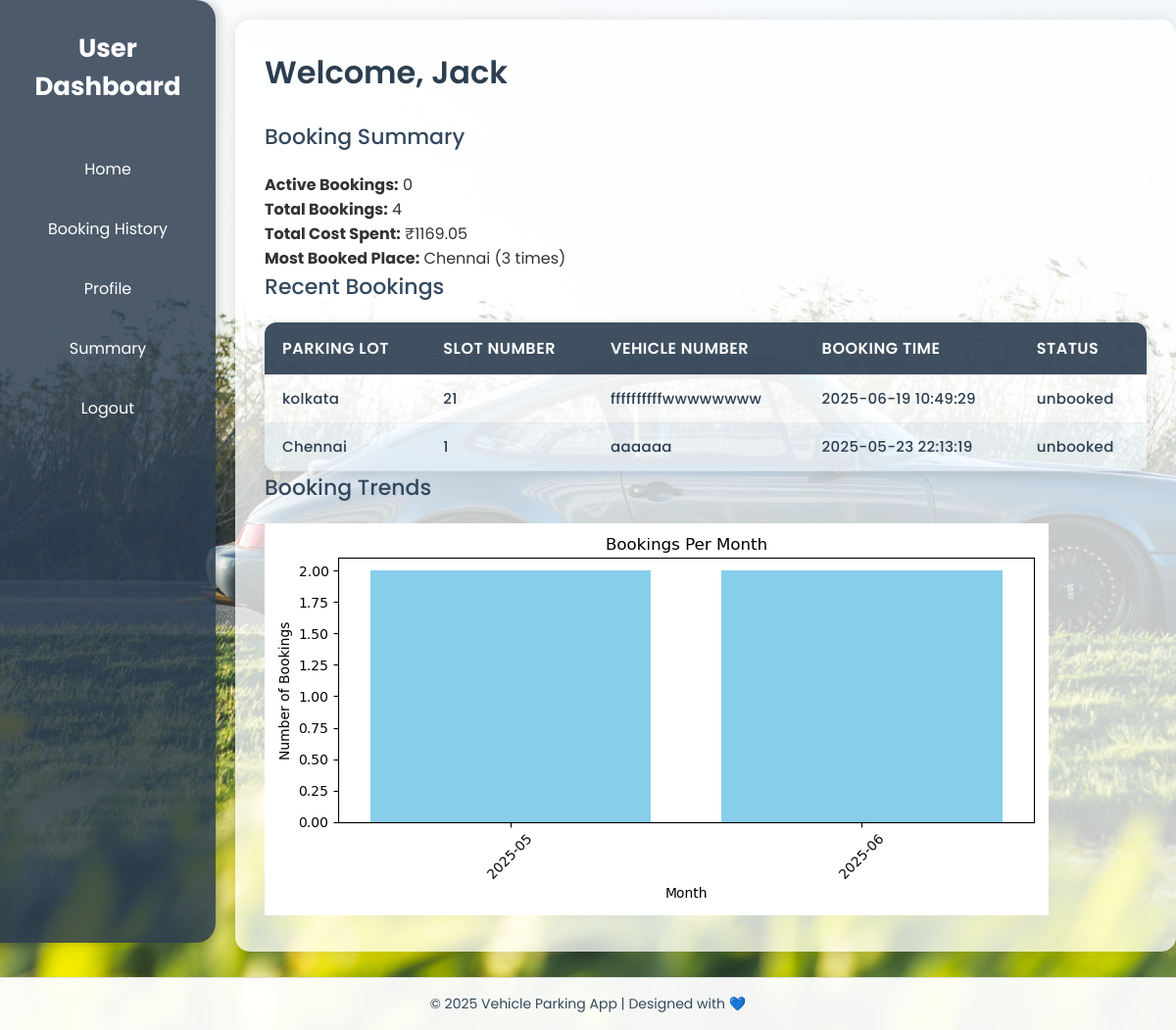
Screenshot of /summery/a with the database file from the repository.
### tables this page shows
CREATE TABLE users (
            id INTEGER PRIMARY KEY AUTOINCREMENT,
            email TEXT NOT NULL,
            username TEXT NOT NULL,
            password TEXT NOT NULL,
            fullname TEXT NOT NULL,
            address TEXT NOT NULL,
            pincode TEXT NOT NULL,
            slot_id INTEGER
        );

CREATE TABLE parking_bookings (
            id INTEGER PRIMARY KEY AUTOINCREMENT,
            slot_id INTEGER NOT NULL,
            lot_id INTEGER NOT NULL,
            user_id INTEGER NOT NULL,
            vehicle_number TEXT NOT NULL,
            location_name TEXT,
            status TEXT NOT NULL DEFAULT 'booked',
            booking_time TIMESTAMP DEFAULT (datetime('now', '+5 hours', '30 minutes')),
            unbooking_time TIMESTAMP,
            total_cost REAL,
            FOREIGN KEY (slot_id) REFERENCES parking_slots(id),
            FOREIGN KEY (lot_id) REFERENCES parking_lots(id),
            FOREIGN KEY (user_id) REFERENCES users(id)
        );

CREATE TABLE parking_slots (
            id INTEGER PRIMARY KEY AUTOINCREMENT,
            parking_lot_id INTEGER NOT NULL,
            slot_number INTEGER NOT NULL,
            status TEXT NOT NULL DEFAULT 'available',
            FOREIGN KEY (parking_lot_id) REFERENCES parking_lots(id)
        );

### app.py (the view)
@app.route('/summery/<username>')
def user_summery(username):
    user = get_user_from_db(username)
    if not user:
        return "User not found", 404
    conn = get_db()
    try:
        active_bookings = conn.execute('''
            SELECT * FROM parking_bookings
            WHERE user_id = ? AND status = 'booked'
        ''', (user['id'],)).fetchall()
        total_bookings = conn.execute('''
            SELECT COUNT(*) as count FROM parking_bookings
            WHERE user_id = ?
        ''', (user['id'],)).fetchone()['count']
        recent_bookings = conn.execute('''
            SELECT pb.id, pb.location_name, ps.slot_number, pb.vehicle_number,
                   strftime('%Y-%m-%d %H:%M:%S', pb.booking_time) AS booking_time,
                   pb.status
            FROM parking_bookings pb
            JOIN parking_slots ps ON pb.slot_id = ps.id
            WHERE pb.user_id = ?
            ORDER BY pb.booking_time DESC
            LIMIT 5
        ''', (user['id'],)).fetchall()
        total_cost = conn.execute('''
            SELECT SUM(total_cost) as total
            FROM parking_bookings
            WHERE user_id = ? AND total_cost IS NOT NULL
        ''', (user['id'],)).fetchone()['total'] or 0.0
        most_booked = conn.execute('''
            SELECT pb.location_name, COUNT(*) as count
            FROM parking_bookings pb
            WHERE pb.user_id = ?
            GROUP BY pb.location_name
            ORDER BY count DESC
            LIMIT 1
        ''', (user['id'],)).fetchone()
        most_booked_place = most_booked['location_name'] if most_booked else "None"
        most_booked_count = most_booked['count'] if most_booked else 0
        chart_path = None
        if plt is not None:
            try:
                bookings_per_month = conn.execute('''
                    SELECT strftime('%Y-%m', booking_time) as month, COUNT(*) as count
                    FROM parking_bookings
                    WHERE user_id = ?
                    GROUP BY month
                    ORDER BY month
                ''', (user['id'],)).fetchall()
                if bookings_per_month:  # Only generate chart if there is data
                    months = [row['month'] for row in bookings_per_month]
                    counts = [row['count'] for row in bookings_per_month]
                    plt.figure(figsize=(8, 4))
                    plt.bar(months, counts, color='skyblue')
                    plt.title('Bookings Per Month')
                    plt.xlabel('Month')
                    plt.ylabel('Number of Bookings')
                    plt.xticks(rotation=45)
                    plt.tight_layout()
                    chart_path = f'static/charts/bookings_{username}.png'
                    os.makedirs(os.path.dirname(chart_path), exist_ok=True)
                    plt.savefig(chart_path)
                    plt.close()
                    logger.info(f"Chart generated and saved to {chart_path}")
                else:
                    logger.info("No booking data available for chart generation")
            except Exception as e:
                logger.error(f"Error generating chart: {e}")
                chart_path = None
        else:
            logger.info("Skipping chart generation due to missing Matplotlib")
        return render_template('user-summery.html',
                            user=user,
                            active_bookings=active_bookings,
                            total_bookings=total_bookings,
                            recent_bookings=recent_bookings,
                            total_cost=total_cost,
                            most_booked_place=most_booked_place,
                            most_booked_count=most_booked_count,
                            chart_path=chart_path)
    except DatabaseError as e:
        logger.error(f"Database error in user_summery: {e}")
        return "Error fetching summary data", 500

### app.py (called while the page is built)
def get_user_from_db(username):
    conn = get_db()
    c = conn.cursor()
    c.execute('SELECT * FROM users WHERE username = ?', (username,))
    user = c.fetchone()
    if user:
        return {
            'id': user['id'],
            'email': user['email'],
            'username': user['username'],
            'password': user['password'],
            'fullname': user['fullname'],
            'address': user['address'],
            'pincode': user['pincode']
        }
    return None

def get_db():
    if 'db' not in g:
        logger.info("Opening database connection for request")
        g.db = database.get_db_connection()
    return g.db

### database.py (called while the page is built)
def get_db_connection():
    conn = sqlite3.connect('parking_app.db')
    conn.row_factory = sqlite3.Row
    return conn

### templates/user-summery.html (shortened to what this page needs)
<!DOCTYPE html>
<html lang="en">
<head>
  <link href="{{ url_for('static', filename='css/user-summery.css') }}" rel="stylesheet">
</head>
<body>
  <div class="user-summary">
    <div class="sidebar">
      <h2>User Dashboard</h2>
      <a href="{{ url_for('user_booking', username=user['username']) }}">Home</a>
      <a href="{{ url_for('user_booking_history', username=user['username']) }}">Booking History</a>
      <a href="{{ url_for('user_profile', username=user['username']) }}">Profile</a>
      <a href="{{ url_for('user_summery', username=user['username']) }}">Summary</a>
      <a href="{{ url_for('user_logout') }}">Logout</a>
    </div>
    <div class="main-content">
      <h1>Welcome, {{ user.fullname }}</h1>
      <div class="booking-summary">
        <h2>Booking Summary</h2>
        <p><strong>Active Bookings:</strong> {{ active_bookings | length }}</p>
        <p><strong>Total Bookings:</strong> {{ total_bookings }}</p>
        <p><strong>Total Cost Spent:</strong> ₹{{ "%.2f" | format(total_cost) }}</p>
        <p><strong>Most Booked Place:</strong> {{ most_booked_place }} ({{ most_booked_count }} times)</p>
      </div>
      <div class="recent-bookings">
        <h2>Recent Bookings</h2>
        <table>
          <thead>
            <tr>
              <th>Parking Lot</th>
              <th>Slot Number</th>
              <th>Vehicle Number</th>
              <th>Booking Time</th>
              <th>Status</th>
            </tr>
          </thead>
          <tbody>
            {% for booking in recent_bookings %}
              <tr>
                <td>{{ booking['location_name'] }}</td>
                <td>{{ booking['slot_number'] }}</td>
                <td>{{ booking['vehicle_number'] }}</td>
                <td>{{ booking['booking_time'] }}</td>
                <td>{{ booking['status'] }}</td>
              </tr>
            {% endfor %}
          </tbody>
        </table>
      </div>
      {% if chart_path %}
      <div class="booking-chart">
        <h2>Booking Trends</h2>
        <img src="{{ url_for('static', filename=chart_path.split('static/')[1]) }}" alt="Bookings per Month" style="max-width: 100%;">
      </div>
      {% endif %}
    </div>
  </div>
  <div class="footer">
    © 2025 Vehicle Parking App | Designed with 💙
  </div>
</body>
</html>

### static/css/user-summery.css (style rules this page uses)
* { box-sizing: border-box; margin: 0; padding: 0; }
body { font-family: 'Poppins', sans-serif; background: url("/static/proj_10.jpg") no-repeat center center fixed; background-size: cover; display: flex; flex-direction: column; height: 100vh; color: #333; overflow: hidden; }
.sidebar { width: 220px; background-color: rgba(45, 62, 80, 0.85); color: #fff; padding: 30px 20px; border-top-right-radius: 20px; border-bottom-right-radius: 20px; box-shadow: 3px 0 12px rgba(0, 0, 0, 0.2); position: fixed; height: 91.5%; top: 0; left: 0; z-index: 1000; display: flex; flex-direction: column; align-items: center; }
.sidebar h2 { font-size: 26px; margin-bottom: 40px; font-weight: 700; text-align: center; }
.sidebar a { color: #fff; text-decoration: none; padding: 12px 18px; border-radius: 10px; width: 100%; text-align: center; margin-bottom: 12px; transition: background 0.3s ease, transform 0.2s ease; }
.main-content { flex: 1; margin-left: 240px; padding: 30px; margin-top: 20px; background-color: rgba(255, 255, 255, 0.75); border-radius: 15px; box-shadow: 0 4px 20px rgba(0, 0, 0, 0.15); overflow-y: auto; max-height: calc(100vh - 100px); height: calc(100vh - 100px); animation: fadeInUp 0.4s ease-in-out; }
.main-content h1 { font-size: 32px; color: #2c3e50; font-weight: 600; margin-bottom: 25px; }
.main-content h2 { font-size: 22px; color: #34495e; font-weight: 500; margin-bottom: 20px; }
table { width: 100%; border-collapse: separate; border-spacing: 0; margin-top: 20px; border-radius: 12px; overflow: hidden; box-shadow: 0 4px 16px rgba(0, 0, 0, 0.08); font-size: 15px; table-layout: auto; }
table th { background-color: rgba(44, 62, 80, 0.9); color: #ffffff; font-size: 16px; font-weight: 600; text-align: left; padding: 14px 18px; letter-spacing: 0.5px; text-transform: uppercase; border-bottom: 1px solid #ddd; white-space: nowrap; }
table td { background-color: rgba(255, 255, 255, 0.7); color: #2c3e50; font-size: 15px; font-weight: 500; padding: 12px 18px; letter-spacing: 0.3px; line-height: 1.6; vertical-align: middle; border-bottom: 1px solid rgba(0, 0, 0, 0.05); text-align: left; word-wrap: break-word; }
table tr:nth-child(even) td { background-color: rgba(240, 248, 255, 0.6); }
a { color: #2980b9; text-decoration: none; transition: color 0.3s ease; }
.footer { position: fixed; bottom: 0; left: 0; width: 100%; background-color: rgba(255, 255, 255, 0.95); padding: 16px; font-size: 14px; color: #34495e; text-align: center; border-top: 1px solid #ddd; z-index: 999; }

### rows the page displays
users: fullname "Jack"
parking_bookings: location_name "kolkata", slot_number "21", vehicle_number "ffffffffffwwwwwwww", booking_time "2025-06-19 10:49:29", status "unbooked"
parking_bookings: location_name "Chennai", slot_number "1", vehicle_number "aaaaaa", booking_time "2025-05-23 22:13:19", status "unbooked"

### other values shown
{{ active_bookings | length }} "0"
{{ total_bookings }} "4"
{{ "%.2f" | format(total_cost) }} "1169.05"
{{ most_booked_place }} "Chennai"
{{ most_booked_count }} "3"
